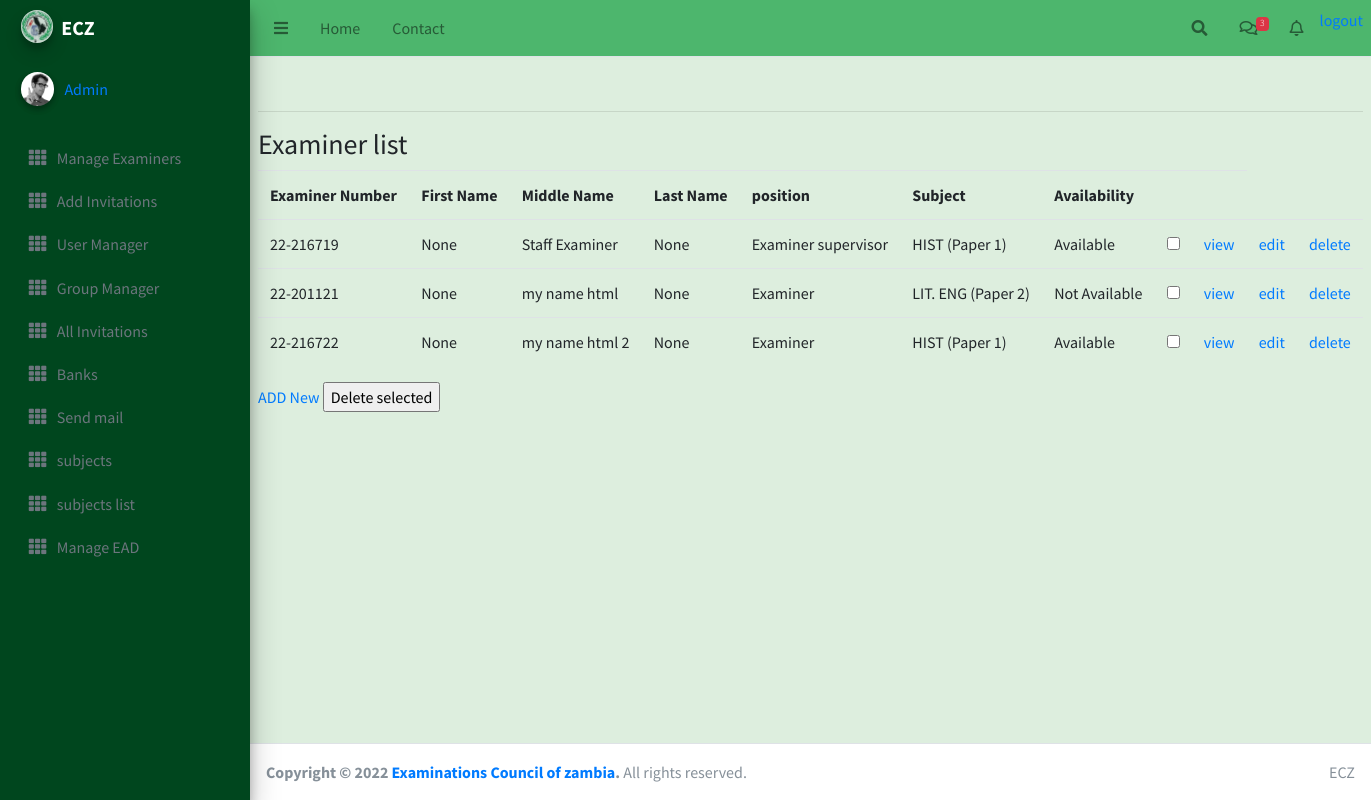
The app's page /list/ (signed in), older data.
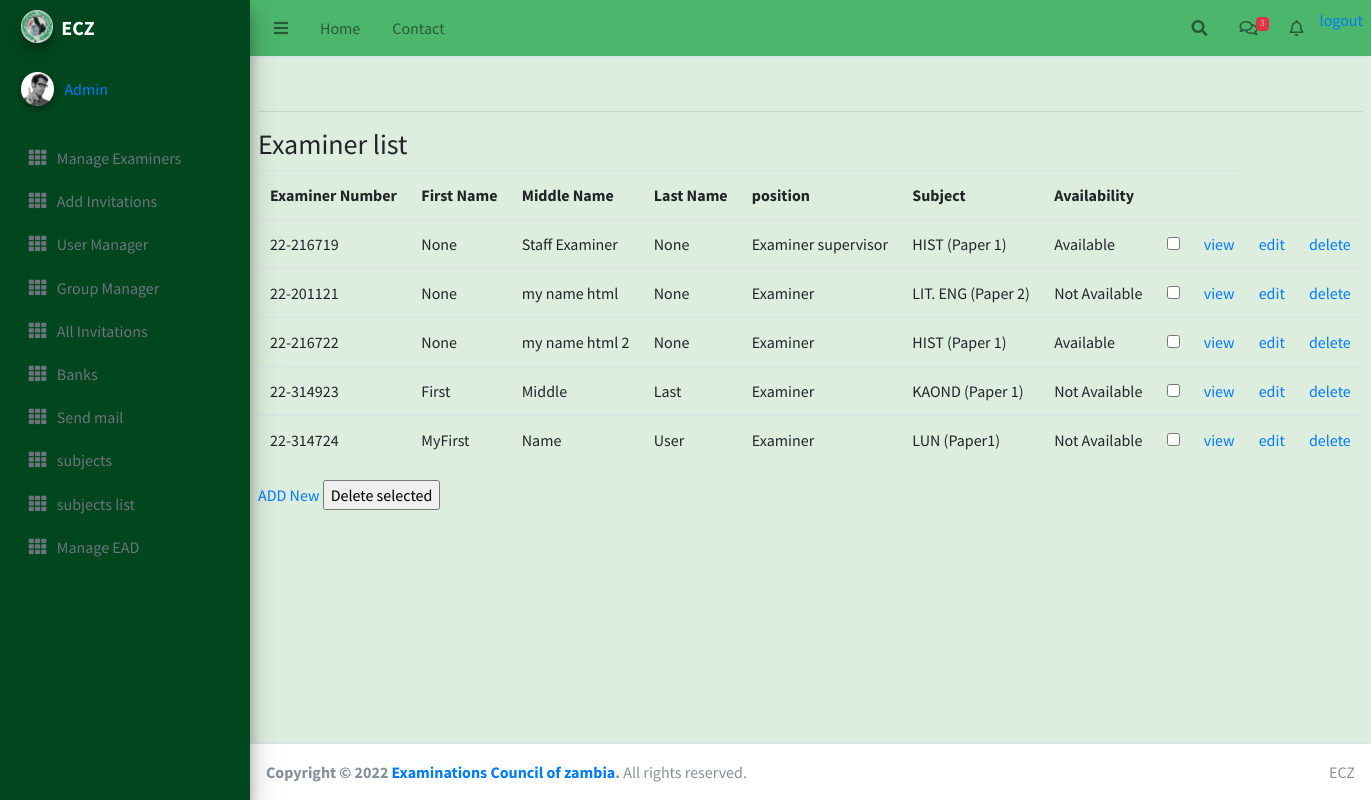
The same page, newer data.
### Examiner/models.py (models this page shows, shortened)
class CustomUser(AbstractUser):
    user_type_data = ((1, "EAD"), (2, "Staff"), (3, "Examiner"))
    user_type = models.IntegerField(default=1, choices=user_type_data)

class Examiner(models.Model):
    user=models.OneToOneField(CustomUser,
        on_delete=models.CASCADE,null=True,blank=True)
    subject=models.ForeignKey(Subject, on_delete=models.SET_NULL,null=True)
    position=models.ForeignKey(Position,on_delete=models.SET_NULL,null=True)
    middle_name=models.CharField(max_length=50,null=True)
    first_name=models.CharField(max_length=50,null=True)
    last_name=models.CharField(max_length=50,null=True)
    ExaminerCode=models.CharField(max_length=50,null=True,unique=True)
    Address=models.CharField(max_length=500,null=True)
    district=models.ForeignKey(District, on_delete=models.SET_NULL,null=True)
    province=models.ForeignKey(Province, on_delete=models.SET_NULL,null=True)
    bank=models.ForeignKey(Bank,on_delete=models.SET_NULL,null=True,blank=True)
    branch=models.ForeignKey(BankBranch,on_delete=models.SET_NULL,null=True,blank=True)
    AccountDetails=models.CharField(max_length=150,null=True)
    NRC=models.CharField(max_length=12,null=True)
    TPIN=models.CharField(max_length=10,null=True)
    cell_Number=models.CharField(max_length=12,null=True)
    email=models.EmailField(null=True)
    country=models.ForeignKey(Country, on_delete=models.SET_NULL,null=True)
    city=models.ForeignKey(City, on_delete=models.SET_NULL,null=True)
    availability=models.BooleanField(default=False)
    objects = models.Manager()

class Position(models.Model):
    name=models.CharField(max_length=20,null=True)

class Subject(models.Model):
    subjectCode=models.CharField(max_length=5,null=True)
    subjectName=models.CharField(max_length=20,null=True)
    subjectDescription=models.CharField(max_length=50,null=True,blank=True)
    datecreated= models.DateField(auto_now=True)
    dateupdated= models.DateField(auto_now=True)

### Examiner/EADViews.py (the view, shortened to what this page needs)
# urls.py: path('list/',ExaminerList.as_view(),name='examiner-list'),
class ExaminerList(LoginRequiredMixin,ListView):
    model=Examiner
    template_name='EAD/Examiner_list.html'
    context_object_name='examiners'

### Examiner/templates/EAD/Examiner_list.html (shortened to what this page needs)
{%extends 'index.html' %}
{%block content%}
<hr>
<h3>Examiner list </h3>
<table class="table table-hover text-nowrap">
    <tr>
        <th>Examiner Number</th>
        <th>First Name</th>
        <th>Middle Name</th>
        <th>Last Name</th>
        <th>position</th>
        <th>Subject</th>
        <th>Availability</th>
        <th></th>
        <th></th>
    </tr>
    {%for item in examiners %}
<tr id="{{item.id}}">
    <td>{{item.ExaminerCode}}</td>
    <td>{{item.first_name}}</td>
    <td>{{item.middle_name}}</td>
    <td>{{item.last_name}}</td>
    <td>{{item.position.name}}</td>
    <td>{{item.subject.subjectName}}</td>
        {% if item.availability %}
         <td>Available</td>
        {% endif %}
        {% if not item.availability %}
        <td>Not Available</td>
        {% endif %}
    <td> <input type="checkbox" name="examiner_id[]" value="{{item.id}}" id="delete_examiner">
    </td>
    <td><a href="{% url 'examiner-details' item.id %}">view</a></td>
    <td><a href="{% url 'examiner-edit' item.id %}">edit</a></td>
    <td><a href="{% url 'examiner-delete' item.id %}">delete</a></td>
</tr>
{%empty%}
<h4>no Examiners in list</h4>
    {%endfor%}
</table>
<a href="{%url 'add-examiner'%}">ADD New</a> <input type="submit" value="Delete selected" id="delete_multiple_btn">
{%endblock content%}

### Examiner/templates/index.html (shortened to what this page needs)
{% extends 'base.html'%}

### Examiner/templates/base.html (shortened to what this page needs)
{%load static%}
<!DOCTYPE html>
<html lang="en">
<head>
  <link rel="stylesheet" href="{% static 'plugins/fontawesome-free/css/all.min.css'%}">
  <link rel="stylesheet" href="{% static '/dist/css/adminlte.min.css'%}">
  <link rel="stylesheet" href="{% static '/css/style1.css'%}">
</head>
<body class="hold-transition sidebar-mini">
<div class="wrapper">
  {% if request.user.user_type == 1 %}
  {% include 'EAD/nav.html' %}
  {%endif%}
  {% if request.user.user_type == 1 %}
  {% include 'EAD/sidebar.html' %}
  {%endif%}
  <div class="content-wrapper">
    <div class="content-header">
    </div>
    <div class="content">
      {%block content%}
      {%endblock%}
    </div>
  </div>
  <footer class="main-footer">
    <div class="float-right d-none d-sm-inline">
      ECZ
    </div>
    <strong>Copyright &copy; 2022 <a href="#">Examinations Council of zambia</a>.</strong> All rights reserved.
  </footer>
</div>
</body>
</html>

### Examiner/templates/EAD/nav.html (shortened to what this page needs)
{%load static%}
<nav class="main-header navbar navbar-expand navbar-white navbar-light">
    <ul class="navbar-nav">
      <li class="nav-item">
        <a class="nav-link" data-widget="pushmenu" href="#" role="button"><i class="fas fa-bars"></i></a>
      </li>
      <li class="nav-item d-none d-sm-inline-block">
        <a href="{%url 'ead-home'%}" class="nav-link">Home</a>
      </li>
      <li class="nav-item d-none d-sm-inline-block">
        <a href="#" class="nav-link">Contact</a>
      </li>
    </ul>
    <ul class="navbar-nav ml-auto">
      <li class="nav-item">
        <a class="nav-link" data-widget="navbar-search" href="#" role="button">
          <i class="fas fa-search"></i>
        </a>
      </li>
      <li class="nav-item dropdown">
        <a class="nav-link" data-toggle="dropdown" href="#">
          <i class="far fa-comments"></i>
          <span class="badge badge-danger navbar-badge">3</span>
        </a>
      </li>
      <li class="nav-item dropdown">
        <a class="nav-link" data-toggle="dropdown" href="#">
          <i class="far fa-bell"></i>
        </a>
      </li>
      <li>
        <a href="{%url 'logout'%}">logout</a>
      </li>
    </ul>
  </nav>

### Examiner/templates/EAD/sidebar.html (shortened to what this page needs)
{% load static%}
<aside class="main-sidebar  elevation-4">
    <a href="{% url 'ead-home'%}" class="brand-link">
      <img src="{% static '/img/ECZ-Logo2.jpg'%}" alt="AdminLTE Logo" class="brand-image img-circle elevation-3" style="opacity: .8">
      <span class="brand-text font-weight-heavy"><strong>ECZ</strong></span>
    </a>
    <div class="sidebar">
      <div class="user-panel mt-3 pb-3 mb-3 d-flex">
        <div class="image">
          <img src="{% static 'dist/img/user2-160x160.jpg'%}" class="img-circle elevation-2" alt="User Image">
        </div>
        <div class="info">
          <a href="{%url 'updateprofile' request.user.id %}" class="d-block">{{ request.user}}</a>
        </div>
      </div>
      <nav class="mt-2">
        <ul class="nav nav-pills nav-sidebar flex-column" data-widget="treeview" role="menu" data-accordion="false">
          <li class="nav-item">
            <a href="{%url 'examiner-list'%}" class="nav-link">
              <i class="nav-icon fas fa-th"></i>
              <p>
                Manage Examiners
              </p>
            </a>
          </li>
          <li class="nav-item">
            <a href="{%url 'invite'%}" class="nav-link">
              <i class="nav-icon fas fa-th"></i>
              <p>
                Add Invitations
              </p>
            </a>
          </li>
        <li class="nav-item">
          <a href="{%url 'userlist'%}" class="nav-link">
            <i class="nav-icon fas fa-th"></i>
            <p>
              User Manager
            </p>
          </a>
        </li>
        <li class="nav-item">
          <a href="{%url 'group-list'%}" class="nav-link">
            <i class="nav-icon fas fa-th"></i>
            <p>
              Group Manager
            </p>
          </a>
        </li>
          <li class="nav-item">
            <a href="{%url 'notifications-list'%}" class="nav-link">
              <i class="nav-icon fas fa-th"></i>
              <p>
              All  Invitations
              </p>
            </a>
          </li>
          <li class="nav-item">
            <a href="{%url 'bank-list'%}" class="nav-link">
              <i class="nav-icon fas fa-th"></i>
              <p>
              Banks
              </p>
            </a>
          </li>
          <li class="nav-item">
            <a href="{%url 'send-email'%}" class="nav-link">
              <i class="nav-icon fas fa-th"></i>
              <p>
              Send mail
              </p>
            </a>
          </li>
          <li class="nav-item">
            <a href="{%url 'add-subject'%}" class="nav-link">
              <i class="nav-icon fas fa-th"></i>
              <p>
                subjects
              </p>
            </a>
          </li>
          <li class="nav-item">
            <a href="{%url 'subject-list'%}" class="nav-link">
              <i class="nav-icon fas fa-th"></i>
              <p>
                subjects list
              </p>
            </a>
          </li>
          <li class="nav-item">
            <a href="{%url 'ead-list'%}" class="nav-link">
              <i class="nav-icon fas fa-th"></i>
              <p>
                Manage EAD
              </p>
            </a>
          </li>
        </ul>
      </nav>
    </div>
  </aside>

### static/css/style1.css (style rules this page uses)
.main-sidebar { background-color: #00461e; }
.main-header { background-color: #4db66d; }
.content-wrapper { background-color: #ddeede; }

Row changes from the older to the newer data that the page shows:
added Examiner: ExaminerCode "22-314923", first_name "First", middle_name "Middle", last_name "Last", position.name "Examiner", subject.subjectName "KAOND (Paper 1)", availability "Not Available"
added Examiner: ExaminerCode "22-314724", first_name "MyFirst", middle_name "Name", last_name "User", position.name "Examiner", subject.subjectName "LUN (Paper1)", availability "Not Available"
